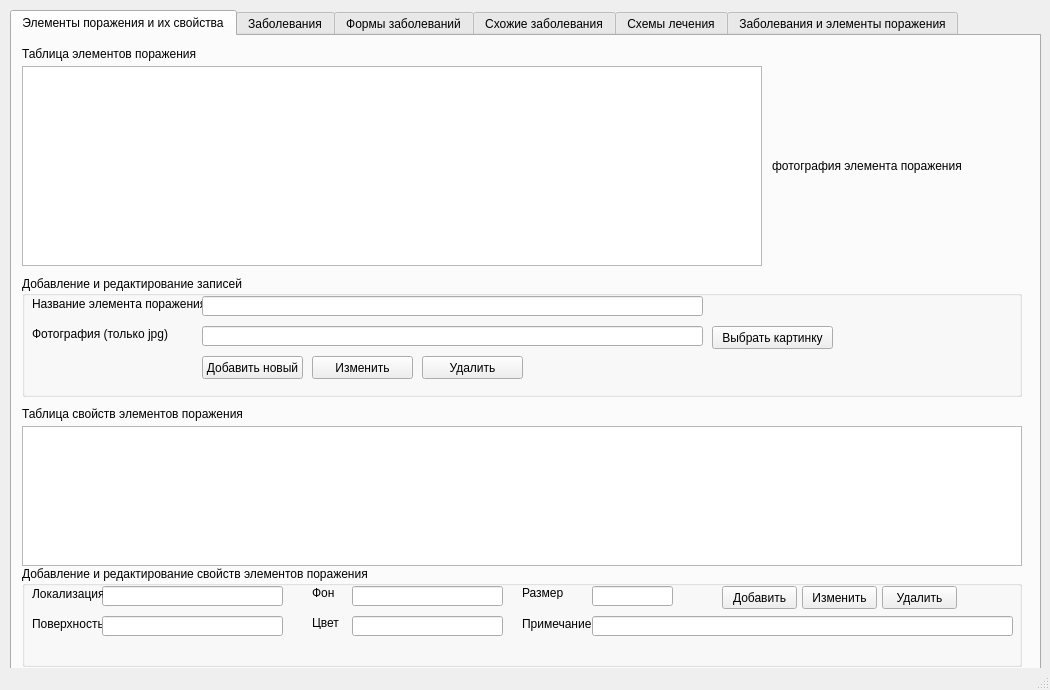
<?xml version="1.0" encoding="UTF-8"?>
<ui version="4.0">
 <class>MainWindow</class>
 <widget class="QMainWindow" name="MainWindow">
  <property name="geometry">
   <rect>
    <x>0</x>
    <y>0</y>
    <width>1050</width>
    <height>690</height>
   </rect>
  </property>
  <property name="minimumSize">
   <size>
    <width>1050</width>
    <height>690</height>
   </size>
  </property>
  <property name="maximumSize">
   <size>
    <width>1050</width>
    <height>690</height>
   </size>
  </property>
  <property name="windowTitle">
   <string>Программа администрирования базы</string>
  </property>
  <widget class="QWidget" name="centralWidget">
   <widget class="QTabWidget" name="tabWidget">
    <property name="geometry">
     <rect>
      <x>10</x>
      <y>10</y>
      <width>1031</width>
      <height>661</height>
     </rect>
    </property>
    <property name="currentIndex">
     <number>0</number>
    </property>
    <widget class="QWidget" name="tab">
     <attribute name="title">
      <string>Элементы поражения и их свойства</string>
     </attribute>
     <widget class="QTableView" name="elptb">
      <property name="geometry">
       <rect>
        <x>10</x>
        <y>30</y>
        <width>740</width>
        <height>200</height>
       </rect>
      </property>
     </widget>
     <widget class="QLabel" name="label">
      <property name="geometry">
       <rect>
        <x>10</x>
        <y>10</y>
        <width>561</width>
        <height>16</height>
       </rect>
      </property>
      <property name="text">
       <string>Таблица элементов поражения</string>
      </property>
     </widget>
     <widget class="QLabel" name="elpphoto">
      <property name="geometry">
       <rect>
        <x>760</x>
        <y>30</y>
        <width>200</width>
        <height>200</height>
       </rect>
      </property>
      <property name="minimumSize">
       <size>
        <width>200</width>
        <height>200</height>
       </size>
      </property>
      <property name="maximumSize">
       <size>
        <width>200</width>
        <height>200</height>
       </size>
      </property>
      <property name="text">
       <string>фотография элемента поражения</string>
      </property>
     </widget>
     <widget class="QGroupBox" name="groupBox">
      <property name="geometry">
       <rect>
        <x>10</x>
        <y>240</y>
        <width>1000</width>
        <height>121</height>
       </rect>
      </property>
      <property name="title">
       <string>Добавление и редактирование записей</string>
      </property>
      <widget class="QLabel" name="elpnamelabel">
       <property name="geometry">
        <rect>
         <x>10</x>
         <y>20</y>
         <width>171</width>
         <height>16</height>
        </rect>
       </property>
       <property name="text">
        <string>Название элемента поражения</string>
       </property>
      </widget>
      <widget class="QLineEdit" name="elpnameedit">
       <property name="geometry">
        <rect>
         <x>180</x>
         <y>20</y>
         <width>501</width>
         <height>20</height>
        </rect>
       </property>
      </widget>
      <widget class="QPushButton" name="elpaddnewbutton">
       <property name="geometry">
        <rect>
         <x>180</x>
         <y>80</y>
         <width>101</width>
         <height>23</height>
        </rect>
       </property>
       <property name="text">
        <string>Добавить новый</string>
       </property>
      </widget>
      <widget class="QPushButton" name="elpeditbutton">
       <property name="geometry">
        <rect>
         <x>290</x>
         <y>80</y>
         <width>101</width>
         <height>23</height>
        </rect>
       </property>
       <property name="text">
        <string>Изменить</string>
       </property>
      </widget>
      <widget class="QPushButton" name="elpdeletebutton">
       <property name="geometry">
        <rect>
         <x>400</x>
         <y>80</y>
         <width>101</width>
         <height>23</height>
        </rect>
       </property>
       <property name="text">
        <string>Удалить</string>
       </property>
      </widget>
      <widget class="QLabel" name="elpphotolabel">
       <property name="geometry">
        <rect>
         <x>10</x>
         <y>50</y>
         <width>161</width>
         <height>16</height>
        </rect>
       </property>
       <property name="text">
        <string>Фотография (только jpg)</string>
       </property>
      </widget>
      <widget class="QLineEdit" name="elpphotoedit">
       <property name="geometry">
        <rect>
         <x>180</x>
         <y>50</y>
         <width>501</width>
         <height>20</height>
        </rect>
       </property>
      </widget>
      <widget class="QPushButton" name="elpselectimagebutton">
       <property name="geometry">
        <rect>
         <x>690</x>
         <y>50</y>
         <width>121</width>
         <height>23</height>
        </rect>
       </property>
       <property name="text">
        <string>Выбрать картинку</string>
       </property>
      </widget>
      <widget class="QLabel" name="elpphotopreviewlabel">
       <property name="geometry">
        <rect>
         <x>840</x>
         <y>20</y>
         <width>90</width>
         <height>90</height>
        </rect>
       </property>
       <property name="minimumSize">
        <size>
         <width>90</width>
         <height>90</height>
        </size>
       </property>
       <property name="maximumSize">
        <size>
         <width>90</width>
         <height>90</height>
        </size>
       </property>
       <property name="text">
        <string/>
       </property>
      </widget>
     </widget>
     <widget class="QTableView" name="propelptb">
      <property name="geometry">
       <rect>
        <x>10</x>
        <y>390</y>
        <width>1000</width>
        <height>140</height>
       </rect>
      </property>
     </widget>
     <widget class="QLabel" name="label_2">
      <property name="geometry">
       <rect>
        <x>10</x>
        <y>370</y>
        <width>391</width>
        <height>16</height>
       </rect>
      </property>
      <property name="text">
       <string>Таблица свойств элементов поражения</string>
      </property>
     </widget>
     <widget class="QGroupBox" name="groupBox_2">
      <property name="geometry">
       <rect>
        <x>10</x>
        <y>530</y>
        <width>1000</width>
        <height>101</height>
       </rect>
      </property>
      <property name="title">
       <string>Добавление и редактирование свойств элементов поражения</string>
      </property>
      <widget class="QLabel" name="label_3">
       <property name="geometry">
        <rect>
         <x>10</x>
         <y>50</y>
         <width>71</width>
         <height>16</height>
        </rect>
       </property>
       <property name="text">
        <string>Поверхность</string>
       </property>
      </widget>
      <widget class="QLineEdit" name="pelplocalizatia">
       <property name="geometry">
        <rect>
         <x>80</x>
         <y>20</y>
         <width>181</width>
         <height>20</height>
        </rect>
       </property>
      </widget>
      <widget class="QLabel" name="label_4">
       <property name="geometry">
        <rect>
         <x>10</x>
         <y>20</y>
         <width>71</width>
         <height>16</height>
        </rect>
       </property>
       <property name="text">
        <string>Локализация</string>
       </property>
      </widget>
      <widget class="QLineEdit" name="pelppoverhnost">
       <property name="geometry">
        <rect>
         <x>80</x>
         <y>50</y>
         <width>181</width>
         <height>20</height>
        </rect>
       </property>
      </widget>
      <widget class="QLabel" name="label_5">
       <property name="geometry">
        <rect>
         <x>290</x>
         <y>20</y>
         <width>46</width>
         <height>13</height>
        </rect>
       </property>
       <property name="text">
        <string>Фон</string>
       </property>
      </widget>
      <widget class="QLabel" name="label_6">
       <property name="geometry">
        <rect>
         <x>290</x>
         <y>50</y>
         <width>46</width>
         <height>13</height>
        </rect>
       </property>
       <property name="text">
        <string>Цвет</string>
       </property>
      </widget>
      <widget class="QLineEdit" name="pelpfon">
       <property name="geometry">
        <rect>
         <x>330</x>
         <y>20</y>
         <width>151</width>
         <height>20</height>
        </rect>
       </property>
      </widget>
      <widget class="QLineEdit" name="pelpcvet">
       <property name="geometry">
        <rect>
         <x>330</x>
         <y>50</y>
         <width>151</width>
         <height>20</height>
        </rect>
       </property>
      </widget>
      <widget class="QLabel" name="label_7">
       <property name="geometry">
        <rect>
         <x>500</x>
         <y>20</y>
         <width>46</width>
         <height>13</height>
        </rect>
       </property>
       <property name="text">
        <string>Размер</string>
       </property>
      </widget>
      <widget class="QLineEdit" name="pelprazmer">
       <property name="geometry">
        <rect>
         <x>570</x>
         <y>20</y>
         <width>81</width>
         <height>20</height>
        </rect>
       </property>
      </widget>
      <widget class="QPushButton" name="pelpaddbuton">
       <property name="geometry">
        <rect>
         <x>700</x>
         <y>20</y>
         <width>75</width>
         <height>23</height>
        </rect>
       </property>
       <property name="text">
        <string>Добавить</string>
       </property>
      </widget>
      <widget class="QPushButton" name="pelpeditbutton">
       <property name="geometry">
        <rect>
         <x>780</x>
         <y>20</y>
         <width>75</width>
         <height>23</height>
        </rect>
       </property>
       <property name="text">
        <string>Изменить</string>
       </property>
      </widget>
      <widget class="QPushButton" name="pelpdeletebutton">
       <property name="geometry">
        <rect>
         <x>860</x>
         <y>20</y>
         <width>75</width>
         <height>23</height>
        </rect>
       </property>
       <property name="text">
        <string>Удалить</string>
       </property>
      </widget>
      <widget class="QLabel" name="label_29">
       <property name="geometry">
        <rect>
         <x>500</x>
         <y>50</y>
         <width>91</width>
         <height>16</height>
        </rect>
       </property>
       <property name="text">
        <string>Примечание</string>
       </property>
      </widget>
      <widget class="QLineEdit" name="pelpprim">
       <property name="geometry">
        <rect>
         <x>570</x>
         <y>50</y>
         <width>421</width>
         <height>20</height>
        </rect>
       </property>
      </widget>
     </widget>
    </widget>
    <widget class="QWidget" name="tab_2">
     <attribute name="title">
      <string>Заболевания</string>
     </attribute>
     <widget class="QTableView" name="boltb">
      <property name="geometry">
       <rect>
        <x>10</x>
        <y>30</y>
        <width>1000</width>
        <height>200</height>
       </rect>
      </property>
     </widget>
     <widget class="QGroupBox" name="groupBox_3">
      <property name="geometry">
       <rect>
        <x>10</x>
        <y>230</y>
        <width>1001</width>
        <height>161</height>
       </rect>
      </property>
      <property name="title">
       <string>Добавление и редактирование болезней</string>
      </property>
      <widget class="QLabel" name="label_8">
       <property name="geometry">
        <rect>
         <x>10</x>
         <y>20</y>
         <width>131</width>
         <height>16</height>
        </rect>
       </property>
       <property name="text">
        <string>Название болезни</string>
       </property>
      </widget>
      <widget class="QLineEdit" name="bolnameedit">
       <property name="geometry">
        <rect>
         <x>120</x>
         <y>20</y>
         <width>561</width>
         <height>20</height>
        </rect>
       </property>
      </widget>
      <widget class="QLabel" name="label_9">
       <property name="geometry">
        <rect>
         <x>10</x>
         <y>60</y>
         <width>101</width>
         <height>16</height>
        </rect>
       </property>
       <property name="text">
        <string>Описание болезни</string>
       </property>
      </widget>
      <widget class="QTextEdit" name="boldescedit">
       <property name="geometry">
        <rect>
         <x>120</x>
         <y>50</y>
         <width>861</width>
         <height>101</height>
        </rect>
       </property>
      </widget>
      <widget class="QPushButton" name="addnewbolbutton">
       <property name="geometry">
        <rect>
         <x>690</x>
         <y>20</y>
         <width>75</width>
         <height>23</height>
        </rect>
       </property>
       <property name="text">
        <string>Добавить</string>
       </property>
      </widget>
      <widget class="QPushButton" name="updatebolbutton">
       <property name="geometry">
        <rect>
         <x>770</x>
         <y>20</y>
         <width>75</width>
         <height>23</height>
        </rect>
       </property>
       <property name="text">
        <string>Изменить</string>
       </property>
      </widget>
      <widget class="QPushButton" name="delbolbutton">
       <property name="geometry">
        <rect>
         <x>850</x>
         <y>20</y>
         <width>75</width>
         <height>23</height>
        </rect>
       </property>
       <property name="text">
        <string>Удалить</string>
       </property>
      </widget>
     </widget>
     <widget class="QLabel" name="label_10">
      <property name="geometry">
       <rect>
        <x>10</x>
        <y>10</y>
        <width>121</width>
        <height>16</height>
       </rect>
      </property>
      <property name="text">
       <string>Таблица заболеваний</string>
      </property>
     </widget>
     <widget class="QTableView" name="bolptb">
      <property name="geometry">
       <rect>
        <x>10</x>
        <y>420</y>
        <width>201</width>
        <height>111</height>
       </rect>
      </property>
     </widget>
     <widget class="QGroupBox" name="groupBox_4">
      <property name="geometry">
       <rect>
        <x>10</x>
        <y>550</y>
        <width>1000</width>
        <height>71</height>
       </rect>
      </property>
      <property name="title">
       <string>Добавление и удаление фотографий</string>
      </property>
      <widget class="QLabel" name="label_12">
       <property name="geometry">
        <rect>
         <x>10</x>
         <y>20</y>
         <width>221</width>
         <height>16</height>
        </rect>
       </property>
       <property name="text">
        <string>Выберите файл фотографии (только jpg)</string>
       </property>
      </widget>
      <widget class="QLineEdit" name="bolphotoedit">
       <property name="geometry">
        <rect>
         <x>230</x>
         <y>20</y>
         <width>511</width>
         <height>20</height>
        </rect>
       </property>
      </widget>
      <widget class="QPushButton" name="selbolphotobutton">
       <property name="geometry">
        <rect>
         <x>230</x>
         <y>40</y>
         <width>91</width>
         <height>23</height>
        </rect>
       </property>
       <property name="text">
        <string>Выбрать файл</string>
       </property>
      </widget>
      <widget class="QPushButton" name="addbolphotobutton">
       <property name="geometry">
        <rect>
         <x>330</x>
         <y>40</y>
         <width>101</width>
         <height>23</height>
        </rect>
       </property>
       <property name="text">
        <string>Загрузить в базу</string>
       </property>
      </widget>
      <widget class="QLabel" name="label_30">
       <property name="geometry">
        <rect>
         <x>1000</x>
         <y>10</y>
         <width>90</width>
         <height>50</height>
        </rect>
       </property>
       <property name="minimumSize">
        <size>
         <width>90</width>
         <height>50</height>
        </size>
       </property>
       <property name="maximumSize">
        <size>
         <width>0</width>
         <height>0</height>
        </size>
       </property>
       <property name="text">
        <string/>
       </property>
      </widget>
      <widget class="QPushButton" name="delbolphotobutton">
       <property name="geometry">
        <rect>
         <x>440</x>
         <y>40</y>
         <width>131</width>
         <height>23</height>
        </rect>
       </property>
       <property name="text">
        <string>Удалить фотографию</string>
       </property>
      </widget>
      <widget class="QLabel" name="bolphotopreview">
       <property name="geometry">
        <rect>
         <x>780</x>
         <y>14</y>
         <width>50</width>
         <height>50</height>
        </rect>
       </property>
       <property name="text">
        <string/>
       </property>
      </widget>
     </widget>
     <widget class="QLabel" name="label_11">
      <property name="geometry">
       <rect>
        <x>10</x>
        <y>400</y>
        <width>71</width>
        <height>16</height>
       </rect>
      </property>
      <property name="text">
       <string>Фотографии</string>
      </property>
     </widget>
     <widget class="QLabel" name="previewbphoto">
      <property name="geometry">
       <rect>
        <x>220</x>
        <y>420</y>
        <width>111</width>
        <height>111</height>
       </rect>
      </property>
      <property name="text">
       <string/>
      </property>
     </widget>
    </widget>
    <widget class="QWidget" name="tab_3">
     <attribute name="title">
      <string>Формы заболеваний</string>
     </attribute>
     <widget class="QLabel" name="label_13">
      <property name="geometry">
       <rect>
        <x>10</x>
        <y>10</y>
        <width>111</width>
        <height>16</height>
       </rect>
      </property>
      <property name="text">
       <string>Таблица заболеваний</string>
      </property>
     </widget>
     <widget class="QTableView" name="tabforformsbol">
      <property name="geometry">
       <rect>
        <x>10</x>
        <y>30</y>
        <width>400</width>
        <height>601</height>
       </rect>
      </property>
     </widget>
     <widget class="QTableView" name="formsboltab">
      <property name="geometry">
       <rect>
        <x>430</x>
        <y>30</y>
        <width>571</width>
        <height>200</height>
       </rect>
      </property>
     </widget>
     <widget class="QLabel" name="label_14">
      <property name="geometry">
       <rect>
        <x>480</x>
        <y>10</y>
        <width>211</width>
        <height>16</height>
       </rect>
      </property>
      <property name="text">
       <string>Таблица форм заболеваний</string>
      </property>
     </widget>
     <widget class="QGroupBox" name="groupBox_5">
      <property name="geometry">
       <rect>
        <x>430</x>
        <y>240</y>
        <width>571</width>
        <height>151</height>
       </rect>
      </property>
      <property name="title">
       <string>Добавление и изменение форм заболеваний</string>
      </property>
      <widget class="QLabel" name="label_15">
       <property name="geometry">
        <rect>
         <x>10</x>
         <y>20</y>
         <width>91</width>
         <height>16</height>
        </rect>
       </property>
       <property name="text">
        <string>Название формы</string>
       </property>
      </widget>
      <widget class="QLabel" name="label_16">
       <property name="geometry">
        <rect>
         <x>10</x>
         <y>50</y>
         <width>81</width>
         <height>16</height>
        </rect>
       </property>
       <property name="text">
        <string>Описание</string>
       </property>
      </widget>
      <widget class="QLineEdit" name="formboledit">
       <property name="geometry">
        <rect>
         <x>100</x>
         <y>20</y>
         <width>461</width>
         <height>20</height>
        </rect>
       </property>
      </widget>
      <widget class="QTextEdit" name="formboldesc">
       <property name="geometry">
        <rect>
         <x>100</x>
         <y>50</y>
         <width>461</width>
         <height>64</height>
        </rect>
       </property>
      </widget>
      <widget class="QPushButton" name="addformbolbutton">
       <property name="geometry">
        <rect>
         <x>100</x>
         <y>120</y>
         <width>75</width>
         <height>23</height>
        </rect>
       </property>
       <property name="text">
        <string>Добавить</string>
       </property>
      </widget>
      <widget class="QPushButton" name="updateformbolbutton">
       <property name="geometry">
        <rect>
         <x>180</x>
         <y>120</y>
         <width>75</width>
         <height>23</height>
        </rect>
       </property>
       <property name="text">
        <string>Изменить</string>
       </property>
      </widget>
      <widget class="QPushButton" name="deleteformbolbutton">
       <property name="geometry">
        <rect>
         <x>260</x>
         <y>120</y>
         <width>75</width>
         <height>23</height>
        </rect>
       </property>
       <property name="text">
        <string>Удалить</string>
       </property>
      </widget>
     </widget>
     <widget class="QLabel" name="label_17">
      <property name="geometry">
       <rect>
        <x>430</x>
        <y>400</y>
        <width>71</width>
        <height>16</height>
       </rect>
      </property>
      <property name="text">
       <string>Фотографии</string>
      </property>
     </widget>
     <widget class="QTableView" name="fbolphotostb">
      <property name="geometry">
       <rect>
        <x>430</x>
        <y>420</y>
        <width>121</width>
        <height>121</height>
       </rect>
      </property>
     </widget>
     <widget class="QGroupBox" name="groupBox_6">
      <property name="geometry">
       <rect>
        <x>430</x>
        <y>550</y>
        <width>591</width>
        <height>81</height>
       </rect>
      </property>
      <property name="title">
       <string>Добавление и удаление фотографий</string>
      </property>
      <widget class="QLabel" name="label_18">
       <property name="geometry">
        <rect>
         <x>10</x>
         <y>20</y>
         <width>71</width>
         <height>16</height>
        </rect>
       </property>
       <property name="text">
        <string>Фотография</string>
       </property>
      </widget>
      <widget class="QLineEdit" name="fbolpathedit">
       <property name="geometry">
        <rect>
         <x>80</x>
         <y>20</y>
         <width>371</width>
         <height>20</height>
        </rect>
       </property>
      </widget>
      <widget class="QPushButton" name="selectfbolphotobutton">
       <property name="geometry">
        <rect>
         <x>80</x>
         <y>50</y>
         <width>131</width>
         <height>23</height>
        </rect>
       </property>
       <property name="text">
        <string>Выбрать фотографию</string>
       </property>
      </widget>
      <widget class="QPushButton" name="addfbolphotobutton">
       <property name="geometry">
        <rect>
         <x>220</x>
         <y>50</y>
         <width>111</width>
         <height>23</height>
        </rect>
       </property>
       <property name="text">
        <string>Загрузить в базу</string>
       </property>
      </widget>
      <widget class="QPushButton" name="deletefbolphotobutton">
       <property name="geometry">
        <rect>
         <x>340</x>
         <y>50</y>
         <width>75</width>
         <height>23</height>
        </rect>
       </property>
       <property name="text">
        <string>Удалить</string>
       </property>
      </widget>
      <widget class="QLabel" name="fbolppreview">
       <property name="geometry">
        <rect>
         <x>480</x>
         <y>20</y>
         <width>50</width>
         <height>50</height>
        </rect>
       </property>
       <property name="minimumSize">
        <size>
         <width>50</width>
         <height>50</height>
        </size>
       </property>
       <property name="text">
        <string/>
       </property>
      </widget>
     </widget>
     <widget class="QLabel" name="fbolphotoview">
      <property name="geometry">
       <rect>
        <x>560</x>
        <y>420</y>
        <width>121</width>
        <height>121</height>
       </rect>
      </property>
      <property name="text">
       <string/>
      </property>
     </widget>
    </widget>
    <widget class="QWidget" name="tab_4">
     <attribute name="title">
      <string>Схожие заболевания</string>
     </attribute>
     <widget class="QLabel" name="label_19">
      <property name="geometry">
       <rect>
        <x>10</x>
        <y>10</y>
        <width>121</width>
        <height>16</height>
       </rect>
      </property>
      <property name="text">
       <string>Таблица заболеваний</string>
      </property>
     </widget>
     <widget class="QTableView" name="shboltb1">
      <property name="geometry">
       <rect>
        <x>10</x>
        <y>30</y>
        <width>450</width>
        <height>331</height>
       </rect>
      </property>
     </widget>
     <widget class="QLabel" name="label_20">
      <property name="geometry">
       <rect>
        <x>470</x>
        <y>10</y>
        <width>251</width>
        <height>16</height>
       </rect>
      </property>
      <property name="text">
       <string>Таблица подборки схожих заболеваний</string>
      </property>
     </widget>
     <widget class="QTableView" name="shboltb2">
      <property name="geometry">
       <rect>
        <x>470</x>
        <y>30</y>
        <width>450</width>
        <height>331</height>
       </rect>
      </property>
     </widget>
     <widget class="QLabel" name="label_21">
      <property name="geometry">
       <rect>
        <x>10</x>
        <y>370</y>
        <width>161</width>
        <height>16</height>
       </rect>
      </property>
      <property name="text">
       <string>Схожие заболевания</string>
      </property>
     </widget>
     <widget class="QTableView" name="shboltb3">
      <property name="geometry">
       <rect>
        <x>10</x>
        <y>390</y>
        <width>450</width>
        <height>200</height>
       </rect>
      </property>
     </widget>
     <widget class="QPushButton" name="addshbbutton">
      <property name="geometry">
       <rect>
        <x>470</x>
        <y>390</y>
        <width>75</width>
        <height>23</height>
       </rect>
      </property>
      <property name="text">
       <string>Добавить</string>
      </property>
     </widget>
     <widget class="QPushButton" name="deleteshbbutton">
      <property name="geometry">
       <rect>
        <x>560</x>
        <y>390</y>
        <width>75</width>
        <height>23</height>
       </rect>
      </property>
      <property name="text">
       <string>Удалить</string>
      </property>
     </widget>
    </widget>
    <widget class="QWidget" name="tab_5">
     <attribute name="title">
      <string>Схемы лечения</string>
     </attribute>
     <widget class="QLabel" name="label_22">
      <property name="geometry">
       <rect>
        <x>10</x>
        <y>10</y>
        <width>181</width>
        <height>16</height>
       </rect>
      </property>
      <property name="text">
       <string>Таблица заболеваний</string>
      </property>
     </widget>
     <widget class="QTableView" name="slboltb">
      <property name="geometry">
       <rect>
        <x>10</x>
        <y>30</y>
        <width>450</width>
        <height>271</height>
       </rect>
      </property>
     </widget>
     <widget class="QLabel" name="label_23">
      <property name="geometry">
       <rect>
        <x>10</x>
        <y>310</y>
        <width>141</width>
        <height>16</height>
       </rect>
      </property>
      <property name="text">
       <string>Описание схемы лечения</string>
      </property>
     </widget>
     <widget class="QTextEdit" name="sldescedit">
      <property name="geometry">
       <rect>
        <x>10</x>
        <y>330</y>
        <width>450</width>
        <height>250</height>
       </rect>
      </property>
     </widget>
     <widget class="QTextBrowser" name="sltextBrowser">
      <property name="geometry">
       <rect>
        <x>470</x>
        <y>30</y>
        <width>450</width>
        <height>491</height>
       </rect>
      </property>
     </widget>
     <widget class="QPushButton" name="addnewslbutton">
      <property name="geometry">
       <rect>
        <x>470</x>
        <y>550</y>
        <width>75</width>
        <height>23</height>
       </rect>
      </property>
      <property name="text">
       <string>Добавить</string>
      </property>
     </widget>
     <widget class="QPushButton" name="updateslbolbutton">
      <property name="geometry">
       <rect>
        <x>560</x>
        <y>550</y>
        <width>75</width>
        <height>23</height>
       </rect>
      </property>
      <property name="text">
       <string>Изменить</string>
      </property>
     </widget>
     <widget class="QPushButton" name="deleteslbolbutton">
      <property name="geometry">
       <rect>
        <x>650</x>
        <y>550</y>
        <width>75</width>
        <height>23</height>
       </rect>
      </property>
      <property name="text">
       <string>Удалить</string>
      </property>
     </widget>
     <widget class="QLabel" name="label_24">
      <property name="geometry">
       <rect>
        <x>470</x>
        <y>10</y>
        <width>251</width>
        <height>16</height>
       </rect>
      </property>
      <property name="text">
       <string>Просмотр описания схемы лечения</string>
      </property>
     </widget>
    </widget>
    <widget class="QWidget" name="tab_6">
     <attribute name="title">
      <string>Заболевания и элементы поражения</string>
     </attribute>
     <widget class="QLabel" name="label_25">
      <property name="geometry">
       <rect>
        <x>10</x>
        <y>10</y>
        <width>181</width>
        <height>16</height>
       </rect>
      </property>
      <property name="text">
       <string>Заболевания</string>
      </property>
     </widget>
     <widget class="QTableView" name="boleltb">
      <property name="geometry">
       <rect>
        <x>10</x>
        <y>30</y>
        <width>450</width>
        <height>300</height>
       </rect>
      </property>
     </widget>
     <widget class="QTableView" name="bolpropelstb">
      <property name="geometry">
       <rect>
        <x>470</x>
        <y>30</y>
        <width>450</width>
        <height>300</height>
       </rect>
      </property>
     </widget>
     <widget class="QLabel" name="label_26">
      <property name="geometry">
       <rect>
        <x>470</x>
        <y>10</y>
        <width>211</width>
        <height>16</height>
       </rect>
      </property>
      <property name="text">
       <string>Принадлежащие элементы поражения</string>
      </property>
     </widget>
     <widget class="QLabel" name="label_27">
      <property name="geometry">
       <rect>
        <x>10</x>
        <y>340</y>
        <width>191</width>
        <height>16</height>
       </rect>
      </property>
      <property name="text">
       <string>Элементы поражения</string>
      </property>
     </widget>
     <widget class="QLabel" name="label_28">
      <property name="geometry">
       <rect>
        <x>470</x>
        <y>340</y>
        <width>271</width>
        <height>16</height>
       </rect>
      </property>
      <property name="text">
       <string>Свойства элементов поражения</string>
      </property>
     </widget>
     <widget class="QTableView" name="elstb">
      <property name="geometry">
       <rect>
        <x>10</x>
        <y>360</y>
        <width>450</width>
        <height>200</height>
       </rect>
      </property>
     </widget>
     <widget class="QTableView" name="propelstb">
      <property name="geometry">
       <rect>
        <x>470</x>
        <y>360</y>
        <width>450</width>
        <height>200</height>
       </rect>
      </property>
     </widget>
     <widget class="QPushButton" name="addtolistbutton">
      <property name="geometry">
       <rect>
        <x>470</x>
        <y>570</y>
        <width>111</width>
        <height>23</height>
       </rect>
      </property>
      <property name="text">
       <string>Внести в список</string>
      </property>
     </widget>
     <widget class="QPushButton" name="deletetotistbutton">
      <property name="geometry">
       <rect>
        <x>590</x>
        <y>570</y>
        <width>131</width>
        <height>23</height>
       </rect>
      </property>
      <property name="text">
       <string>Исключить из списка</string>
      </property>
     </widget>
    </widget>
   </widget>
  </widget>
  <widget class="QStatusBar" name="statusBar"/>
 </widget>
 <layoutdefault spacing="6" margin="11"/>
 <resources/>
 <connections/>
</ui>
